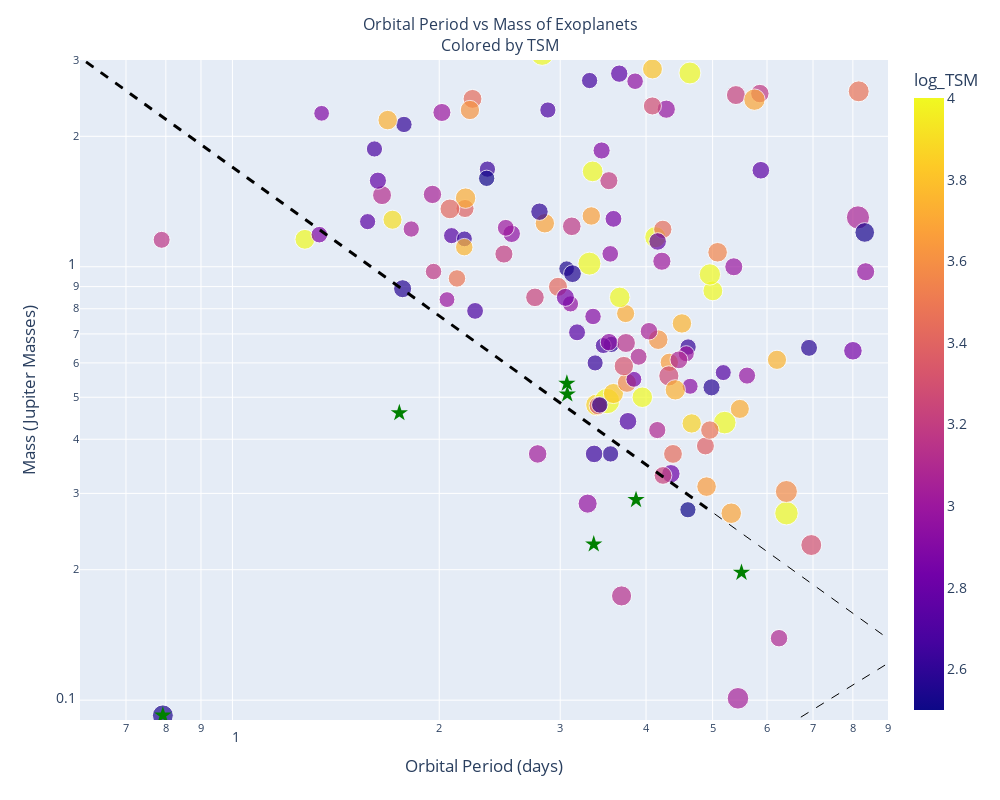

Here is the notebook cell this chart was saved with:
### Markdown cell above
# Filtrando por mag_v < 13

### Code cell
# Create the interactive plot
# Filter the DataFrame to only include mag_v < 13
filtered_df_cut = filtered_df_cut[filtered_df_cut['sy_vmag'] < 13]
# Calculate the size array for the markers
default_size = 16  # Default size for null values
size_array = 17 - filtered_df_cut['sy_vmag'].fillna(default_size)
# Convert all values below 1 to 1
size_array = np.where(size_array < 1, 1, size_array)

# Your scatter plot using log-transformed 'TSM' for coloring
fig = px.scatter(filtered_df_cut, x='pl_orbper', y='pl_bmassj', color='log_TSM', hover_data=['pl_name'], 
                 size=size_array, range_color=[2.5, 4])
fig.update_xaxes(type='log', range=[np.log10(0.6), np.log10(9)])  # Logarithmic range for x
fig.update_yaxes(type='log', range=[np.log10(0.09), np.log10(3)])  # Logarithmic range for y


# Your lines data on linear scale
x = np.linspace(10**-1, 5, 100)  # Corresponding to original np.linspace(-1, np.log10(5))
x2 = np.linspace(10**-1, 10, 100)  # Corresponding to original np.linspace(-1, np.log10(10))
# Mazeh, T., Holczer, T., & Faigler, S. (2016). 
# Dearth of short-period Neptunian exoplanets - a desert in period-mass and period-radius planes. 
# Astronomy & Astrophysics, 589, A75. https://dx.doi.org/10.1051/0004-6361/201528065
# Calculate y-values based on x-values
y1 = x**(-1.14) * 10**0.23
y2 = x2**(-1.14) * 10**0.23
y3 = x**(0.98) * 10**(-1.85)
y4 = x2**(0.98) * 10**(-1.85)


# Add lines to the existing figure
import plotly.graph_objects as go
fig.add_trace(go.Scatter(x=x, y=y1, mode='lines', line=dict(color='black', dash='dash', width=3), showlegend=False))
fig.add_trace(go.Scatter(x=x2, y=y2, mode='lines', line=dict(color='black', dash='dash', width=1), showlegend=False))
fig.add_trace(go.Scatter(x=x, y=y3, mode='lines', line=dict(color='black', dash='dash', width=3), showlegend=False))
fig.add_trace(go.Scatter(x=x2, y=y4, mode='lines', line=dict(color='black', dash='dash', width=1), showlegend=False))


# Filter the DataFrame to include only the specified names
star_names = ['WASP-69 b', 'WASP-52 b', 'HAT-P-18 b', 'WASP-80 b', 'WASP-177 b', 'HAT-P-26 b', 'NGTS-5 b', 'LTT 9779 b']
star_df = filtered_df[filtered_df['pl_name'].isin(star_names)]

# Add a scatter trace with star markers for these points
fig.add_trace(go.Scatter(
    x=star_df['pl_orbper'],
    y=star_df['pl_bmassj'],
    mode='markers',
    marker=dict(
        symbol='star',  # Set marker shape as star
        size=13,        # Marker size
        color='green'     # Marker color
    ),
    customdata=np.stack((star_df['pl_name'], star_df['pl_bmassj'], star_df['pl_orbper'], star_df['log_TSM']), axis=1),
    hovertemplate=
        "Star: %{customdata[0]}<br>" +
        "Mass: %{customdata[1]} Jupiter Masses<br>" +
        "Orbital Period: %{customdata[2]} days<br>" +
        "TSM: %{customdata[3]}",
    showlegend=False  # Remove this trace from the legend
))



# Update layout for axis labels and title
fig.update_layout(
    xaxis_title='Orbital Period (days)',
    yaxis_title='Mass (Jupiter Masses)',
    title={
        'text': 'Orbital Period vs Mass of Exoplanets<br>Colored by TSM',
        'x': 0.5,  # Center the title
        'xanchor': 'center',
        'yanchor': 'top'
    },
    font=dict(
        size=14  # This will set the font size for both axis labels
    ),
    title_font=dict(
        size=16  # This sets the font size for the title
    ),
    width=1000,  # Width in pixels
    height=800   # Height in pixels
)

### Figure 1 — Plotly figure (JSON) as saved in the notebook; plotly's stock layout.template omitted (floating-point values rounded to 4 significant figures; data arrays with more than 128 entries replaced by an {"elided": "..."} marker saying what was removed)
{"data": [{"customdata": {"elided": "192x1 str values"}, "hovertemplate": "pl_orbper=%{x}<br>pl_bmassj=%{y}<br>size=%{marker.size}<br>pl_name=%{customdata[0]}<br>log_TSM=%{marker.color}<extra></extra>", "legendgroup": "", "marker": {"color": {"elided": "192 float values"}, "coloraxis": "coloraxis", "size": {"elided": "192 float values"}, "sizemode": "area", "sizeref": 0.03288, "symbol": "circle"}, "mode": "markers", "name": "", "orientation": "v", "showlegend": false, "type": "scatter", "x": {"elided": "192 float values"}, "xaxis": "x", "y": {"elided": "192 float values"}, "yaxis": "y"}, {"line": {"color": "black", "dash": "dash", "width": 3}, "mode": "lines", "showlegend": false, "type": "scatter", "x": [0.1, 0.1495, 0.199, 0.2485, 0.298, 0.3475, 0.397, 0.4465, 0.496, 0.5455, 0.5949, 0.6444, 0.6939, 0.7434, 0.7929, 0.8424, 0.8919, 0.9414, 0.9909, 1.04, 1.09, 1.139, 1.189, 1.238, 1.288, 1.337, 1.387, 1.436, 1.486, 1.535, 1.585, 1.634, 1.684, 1.733, 1.783, 1.832, 1.882, 1.931, 1.981, 2.03, 2.08, 2.129, 2.179, 2.228, 2.278, 2.327, 2.377, 2.426, 2.476, 2.525, 2.575, 2.624, 2.674, 2.723, 2.773, 2.822, 2.872, 2.921, 2.971, 3.02, 3.07, 3.119, 3.169, 3.218, 3.268, 3.317, 3.367, 3.416, 3.466, 3.515, 3.565, 3.614, 3.664, 3.713, 3.763, 3.812, 3.862, 3.911, 3.961, 4.01, 4.06, 4.109, 4.159, 4.208, 4.258, 4.307, 4.357, 4.406, 4.456, 4.505, 4.555, 4.604, 4.654, 4.703, 4.753, 4.802, 4.852, 4.901, 4.951, 5], "y": [23.44, 14.82, 10.7, 8.305, 6.752, 5.667, 4.869, 4.258, 3.777, 3.389, 3.07, 2.802, 2.576, 2.381, 2.212, 2.065, 1.935, 1.819, 1.716, 1.623, 1.539, 1.463, 1.394, 1.331, 1.273, 1.219, 1.17, 1.124, 1.081, 1.042, 1.005, 0.97, 0.9376, 0.9071, 0.8785, 0.8515, 0.826, 0.8019, 0.7791, 0.7575, 0.737, 0.7175, 0.6989, 0.6813, 0.6644, 0.6483, 0.633, 0.6183, 0.6042, 0.5907, 0.5778, 0.5654, 0.5535, 0.542, 0.531, 0.5204, 0.5102, 0.5003, 0.4908, 0.4817, 0.4728, 0.4643, 0.456, 0.448, 0.4403, 0.4328, 0.4256, 0.4186, 0.4118, 0.4052, 0.3988, 0.3925, 0.3865, 0.3806, 0.3749, 0.3694, 0.364, 0.3587, 0.3536, 0.3487, 0.3438, 0.3391, 0.3345, 0.33, 0.3257, 0.3214, 0.3172, 0.3132, 0.3092, 0.3053, 0.3016, 0.2979, 0.2943, 0.2907, 0.2873, 0.2839, 0.2806, 0.2774, 0.2742, 0.2711]}, {"line": {"color": "black", "dash": "dash", "width": 1}, "mode": "lines", "showlegend": false, "type": "scatter", "x": [0.1, 0.2, 0.3, 0.4, 0.5, 0.6, 0.7, 0.8, 0.9, 1, 1.1, 1.2, 1.3, 1.4, 1.5, 1.6, 1.7, 1.8, 1.9, 2, 2.1, 2.2, 2.3, 2.4, 2.5, 2.6, 2.7, 2.8, 2.9, 3.0, 3.1, 3.2, 3.3, 3.4, 3.5, 3.6, 3.7, 3.8, 3.9, 4, 4.1, 4.2, 4.3, 4.4, 4.5, 4.6, 4.7, 4.8, 4.9, 5, 5.1, 5.2, 5.3, 5.4, 5.5, 5.6, 5.7, 5.8, 5.9, 6, 6.1, 6.2, 6.3, 6.4, 6.5, 6.6, 6.7, 6.8, 6.9, 7, 7.1, 7.2, 7.3, 7.4, 7.5, 7.6, 7.7, 7.8, 7.9, 8, 8.1, 8.2, 8.3, 8.4, 8.5, 8.6, 8.7, 8.8, 8.9, 9, 9.1, 9.2, 9.3, 9.4, 9.5, 9.6, 9.7, 9.8, 9.9, 10], "y": [23.44, 10.64, 6.7, 4.827, 3.743, 3.04, 2.55, 2.19, 1.915, 1.698, 1.523, 1.38, 1.259, 1.157, 1.07, 0.9938, 0.9274, 0.8689, 0.817, 0.7706, 0.7289, 0.6913, 0.6571, 0.626, 0.5975, 0.5714, 0.5473, 0.5251, 0.5045, 0.4854, 0.4676, 0.451, 0.4354, 0.4208, 0.4072, 0.3943, 0.3822, 0.3707, 0.3599, 0.3497, 0.34, 0.3307, 0.322, 0.3137, 0.3057, 0.2982, 0.2909, 0.284, 0.2774, 0.2711, 0.2651, 0.2593, 0.2537, 0.2484, 0.2432, 0.2383, 0.2335, 0.2289, 0.2245, 0.2202, 0.2161, 0.2122, 0.2083, 0.2046, 0.201, 0.1976, 0.1942, 0.191, 0.1878, 0.1848, 0.1818, 0.1789, 0.1761, 0.1734, 0.1708, 0.1682, 0.1657, 0.1633, 0.161, 0.1587, 0.1564, 0.1543, 0.1521, 0.1501, 0.1481, 0.1461, 0.1442, 0.1423, 0.1405, 0.1387, 0.137, 0.1353, 0.1336, 0.132, 0.1304, 0.1289, 0.1274, 0.1259, 0.1244, 0.123]}, {"line": {"color": "black", "dash": "dash", "width": 3}, "mode": "lines", "showlegend": false, "type": "scatter", "x": [0.1, 0.1495, 0.199, 0.2485, 0.298, 0.3475, 0.397, 0.4465, 0.496, 0.5455, 0.5949, 0.6444, 0.6939, 0.7434, 0.7929, 0.8424, 0.8919, 0.9414, 0.9909, 1.04, 1.09, 1.139, 1.189, 1.238, 1.288, 1.337, 1.387, 1.436, 1.486, 1.535, 1.585, 1.634, 1.684, 1.733, 1.783, 1.832, 1.882, 1.931, 1.981, 2.03, 2.08, 2.129, 2.179, 2.228, 2.278, 2.327, 2.377, 2.426, 2.476, 2.525, 2.575, 2.624, 2.674, 2.723, 2.773, 2.822, 2.872, 2.921, 2.971, 3.02, 3.07, 3.119, 3.169, 3.218, 3.268, 3.317, 3.367, 3.416, 3.466, 3.515, 3.565, 3.614, 3.664, 3.713, 3.763, 3.812, 3.862, 3.911, 3.961, 4.01, 4.06, 4.109, 4.159, 4.208, 4.258, 4.307, 4.357, 4.406, 4.456, 4.505, 4.555, 4.604, 4.654, 4.703, 4.753, 4.802, 4.852, 4.901, 4.951, 5], "y": [0.001479, 0.002193, 0.002903, 0.003609, 0.004312, 0.005013, 0.005712, 0.006409, 0.007105, 0.007799, 0.008492, 0.009183, 0.009874, 0.01056, 0.01125, 0.01194, 0.01263, 0.01331, 0.014, 0.01468, 0.01537, 0.01605, 0.01674, 0.01742, 0.0181, 0.01878, 0.01946, 0.02014, 0.02082, 0.0215, 0.02218, 0.02286, 0.02354, 0.02422, 0.02489, 0.02557, 0.02625, 0.02692, 0.0276, 0.02828, 0.02895, 0.02963, 0.0303, 0.03097, 0.03165, 0.03232, 0.033, 0.03367, 0.03434, 0.03502, 0.03569, 0.03636, 0.03703, 0.0377, 0.03838, 0.03905, 0.03972, 0.04039, 0.04106, 0.04173, 0.0424, 0.04307, 0.04374, 0.04441, 0.04508, 0.04575, 0.04641, 0.04708, 0.04775, 0.04842, 0.04909, 0.04976, 0.05042, 0.05109, 0.05176, 0.05243, 0.05309, 0.05376, 0.05443, 0.05509, 0.05576, 0.05642, 0.05709, 0.05776, 0.05842, 0.05909, 0.05975, 0.06042, 0.06108, 0.06175, 0.06241, 0.06308, 0.06374, 0.06441, 0.06507, 0.06573, 0.0664, 0.06706, 0.06773, 0.06839]}, {"line": {"color": "black", "dash": "dash", "width": 1}, "mode": "lines", "showlegend": false, "type": "scatter", "x": [0.1, 0.2, 0.3, 0.4, 0.5, 0.6, 0.7, 0.8, 0.9, 1, 1.1, 1.2, 1.3, 1.4, 1.5, 1.6, 1.7, 1.8, 1.9, 2, 2.1, 2.2, 2.3, 2.4, 2.5, 2.6, 2.7, 2.8, 2.9, 3.0, 3.1, 3.2, 3.3, 3.4, 3.5, 3.6, 3.7, 3.8, 3.9, 4, 4.1, 4.2, 4.3, 4.4, 4.5, 4.6, 4.7, 4.8, 4.9, 5, 5.1, 5.2, 5.3, 5.4, 5.5, 5.6, 5.7, 5.8, 5.9, 6, 6.1, 6.2, 6.3, 6.4, 6.5, 6.6, 6.7, 6.8, 6.9, 7, 7.1, 7.2, 7.3, 7.4, 7.5, 7.6, 7.7, 7.8, 7.9, 8, 8.1, 8.2, 8.3, 8.4, 8.5, 8.6, 8.7, 8.8, 8.9, 9, 9.1, 9.2, 9.3, 9.4, 9.5, 9.6, 9.7, 9.8, 9.9, 10], "y": [0.001479, 0.002917, 0.004341, 0.005755, 0.007161, 0.008562, 0.009959, 0.01135, 0.01274, 0.01413, 0.01551, 0.01689, 0.01827, 0.01964, 0.02102, 0.02239, 0.02376, 0.02513, 0.0265, 0.02786, 0.02923, 0.03059, 0.03195, 0.03331, 0.03467, 0.03603, 0.03739, 0.03874, 0.0401, 0.04146, 0.04281, 0.04416, 0.04551, 0.04687, 0.04822, 0.04957, 0.05091, 0.05226, 0.05361, 0.05496, 0.0563, 0.05765, 0.05899, 0.06034, 0.06168, 0.06302, 0.06437, 0.06571, 0.06705, 0.06839, 0.06973, 0.07107, 0.07241, 0.07375, 0.07509, 0.07642, 0.07776, 0.0791, 0.08043, 0.08177, 0.0831, 0.08444, 0.08577, 0.08711, 0.08844, 0.08977, 0.09111, 0.09244, 0.09377, 0.0951, 0.09643, 0.09777, 0.0991, 0.1004, 0.1018, 0.1031, 0.1044, 0.1057, 0.1071, 0.1084, 0.1097, 0.1111, 0.1124, 0.1137, 0.115, 0.1164, 0.1177, 0.119, 0.1203, 0.1217, 0.123, 0.1243, 0.1256, 0.127, 0.1283, 0.1296, 0.1309, 0.1323, 0.1336, 0.1349]}, {"customdata": [["HAT-P-18 b", 0.197, 5.508, 2.174], ["HAT-P-26 b", 0.07, 4.235, 1.985], ["LTT 9779 b", 0.09225, 0.7921, 2.543], ["NGTS-5 b", 0.229, 3.357, 1.918], ["WASP-177 b", 0.508, 3.072, 3.018], ["WASP-52 b", 0.46, 1.75, 2.843], ["WASP-69 b", 0.29, 3.868, 3.46], ["WASP-80 b", 0.538, 3.068, 2.468]], "hovertemplate": "Star: %{customdata[0]}<br>Mass: %{customdata[1]} Jupiter Masses<br>Orbital Period: %{customdata[2]} days<br>TSM: %{customdata[3]}", "marker": {"color": "green", "size": 13, "symbol": "star"}, "mode": "markers", "showlegend": false, "type": "scatter", "x": [5.508, 4.235, 0.7921, 3.357, 3.072, 1.75, 3.868, 3.068], "y": [0.197, 0.07, 0.09225, 0.229, 0.508, 0.46, 0.29, 0.538]}], "layout": {"coloraxis": {"cmax": 4, "cmin": 2.5, "colorbar": {"title": {"text": "log_TSM"}}, "colorscale": [[0, "#0d0887"], [0.1111, "#46039f"], [0.2222, "#7201a8"], [0.3333, "#9c179e"], [0.4444, "#bd3786"], [0.5556, "#d8576b"], [0.6667, "#ed7953"], [0.7778, "#fb9f3a"], [0.8889, "#fdca26"], [1, "#f0f921"]]}, "font": {"size": 14}, "height": 800, "legend": {"itemsizing": "constant", "tracegroupgap": 0}, "margin": {"t": 60}, "title": {"font": {"size": 16}, "text": "Orbital Period vs Mass of Exoplanets<br>Colored by TSM", "x": 0.5, "xanchor": "center", "yanchor": "top"}, "width": 1000, "xaxis": {"anchor": "y", "domain": [0, 1], "range": [-0.2218, 0.9542], "title": {"text": "Orbital Period (days)"}, "type": "log"}, "yaxis": {"anchor": "x", "domain": [0, 1], "range": [-1.046, 0.4771], "title": {"text": "Mass (Jupiter Masses)"}, "type": "log"}}}
